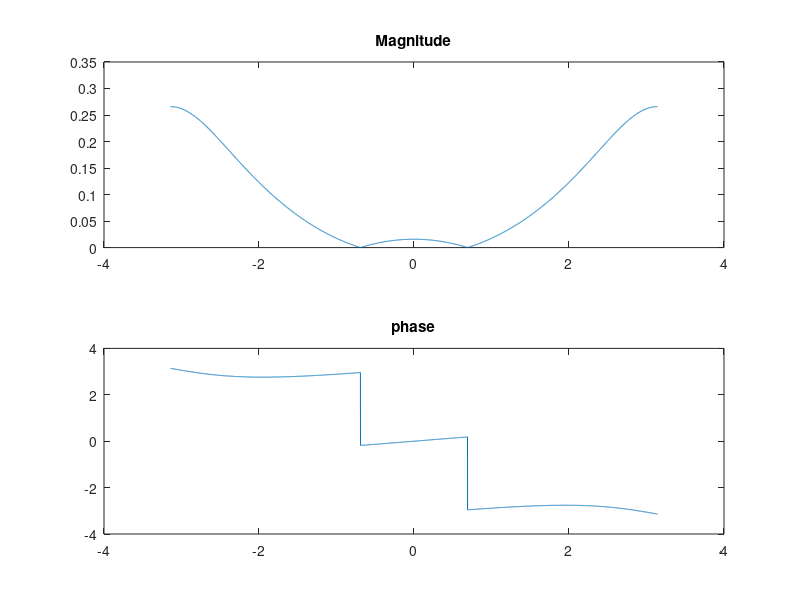

Here is the MATLAB script that generated this plot:
clc; clear all; close all;

w = - pi : .001 : pi;
h = (.0593 -.0914*exp(-1i.*w) + .0593*exp(-1i*2.*w))./(1.257*exp(-1i.*w) + .467*exp(-1i*2.*w));

subplot(2,1,1);
plot(w,abs(h));
title('Magnitude');

subplot(2,1,2);
plot(w,angle(h));
title('phase');





